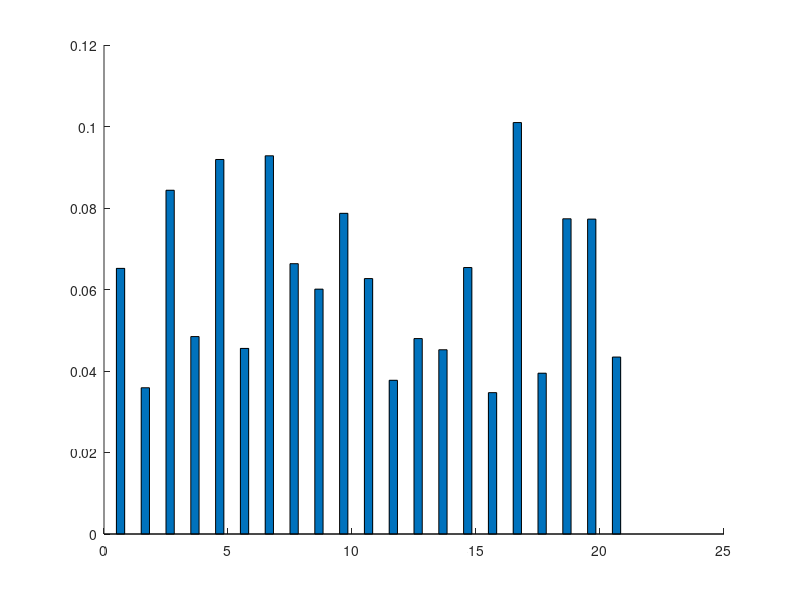

Reproduce this figure in MATLAB. (Note: this script raises an error after producing the figure.)
% Plot Figure 2 h, i
% Bar plots for leave-one-out cross-validation
clear all

% Pruned leave-one-out data
load pruned_loo_real
load pruned_loo_shuf
load pruned_loo_surr

% Bar color scheme
UASc=[1 1 1
    0 0 90/255
    212/255 102/255 0];
USAc=[1 1 1
    0 100/255 100/255
    212/255 102/255 0];
AUSc=[1 1 1
    0 0 90/255
    150/255 0 0];
Ec=[1 1 1
    0 0 0
    0 0 0];

% Stack the data
YUASR=[]; YUASL=[];
for i=1:37
    YUASR=[YUASR;[YSmR(i),r2realR(i)-YSmR(i),YUmR(i)-r2realR(i)]];
    YUASL=[YUASL;[YSmL(i),r2realL(i)-YSmL(i),YUmL(i)-r2realL(i)]];
end

% Monkey 1 right hemisphere
figure; hold on
a2=1:21;
HR=bar(a2,YUASR(a2,:),1,'stack');
for k=1:3
    set(HR(k),'facecolor',UASc(k,:));
    set(HR(k),'edgecolor',Ec(k,:));
end
set(gca,'FontSize',14);
errorbar(a2,YSmR(a2),YSseR(a2),'k.')
errorbar(a2,YUmR(a2),YUseR(a2),'k.')
title('Monkey 1 right hemisphere (Figure 2i)')

% Monkey 1 left hemisphere
figure; hold on
a2=1:21;
HL=bar(a2,YUASL(a2,:),1,'stack');
for k=1:3
    set(HL(k),'facecolor',UASc(k,:));
    set(HL(k),'edgecolor',Ec(k,:));
end
set(gca,'FontSize',14);
errorbar(a2,YSmL(a2),YSseL(a2),'k.')
errorbar(a2,YUmL(a2),YUseL(a2),'k.')
title('Monkey 1 left hemisphere (supp)')

% Monkey 2 right hemisphere
figure; hold on
a2=22:37;
HR=bar(a2,YUASR(a2,:),1,'stack');
for k=1:3
    set(HR(k),'facecolor',UASc(k,:));
    set(HR(k),'edgecolor',Ec(k,:));
end
set(gca,'FontSize',14);
errorbar(a2,YSmR(a2),YSseR(a2),'k.')
errorbar(a2,YUmR(a2),YUseR(a2),'k.')
title('Monkey 2 right hemisphere (supp)')

% Monkey 2 left hemisphere
figure; hold on
a2=22:37;
HL=bar(a2,YUASL(a2,:),1,'stack');
for k=1:3
    set(HL(k),'facecolor',UASc(k,:));
    set(HL(k),'edgecolor',Ec(k,:));
end
set(gca,'FontSize',14);
errorbar(a2,YSmL(a2),YSseL(a2),'k.')
errorbar(a2,YUmL(a2),YUseL(a2),'k.')
title('Monkey 2 left hemisphere (supp)')

% Mean bar figures
% Normalize so the upper bound is 1 for each rec. session
for i=1:37
    fctR=1/YUmR(i);
    YSmRsc(i)=YSmR(i)*fctR;
    r2realRsc(i)=r2realR(i)*fctR;
    YUmRsc(i)=YUmR(i)*fctR;
    fctL=1/YUmL(i);
    YSmLsc(i)=YSmL(i)*fctL;
    r2realLsc(i)=r2realL(i)*fctL;
    YUmLsc(i)=YUmL(i)*fctL;
end
% Stack the means
YM1Rm=[mean(YSmRsc(1:21)) mean(r2realRsc(1:21))-mean(YSmRsc(1:21)) mean(YUmRsc(1:21))-mean(r2realRsc(1:21))];
YM2Rm=[mean(YSmRsc(22:37)) mean(r2realRsc(22:37))-mean(YSmRsc(22:37)) mean(YUmRsc(22:37))-mean(r2realRsc(22:37))];
YM1Lm=[mean(YSmLsc(1:21)) mean(r2realLsc(1:21))-mean(YSmLsc(1:21)) mean(YUmLsc(1:21))-mean(r2realLsc(1:21))];
YM2Lm=[mean(YSmLsc(22:37)) mean(r2realLsc(22:37))-mean(YSmLsc(22:37)) mean(YUmLsc(22:37))-mean(r2realLsc(22:37))];

% Right hemisphere means
figure; hold on
HR=bar([1 2],[YM1Rm;YM2Rm],0.75,'stack');
for k=1:3
    set(HR(k),'facecolor',UASc(k,:));
    set(HR(k),'edgecolor',Ec(k,:));
end
set(gca,'FontSize',14);
xlim([0 3])
title('Right hemisphere means, both monkeys')

% Left hemisphere means
figure; hold on
HR=bar([1 2],[YM1Lm;YM2Lm],0.75,'stack');
for k=1:3
    set(HR(k),'facecolor',UASc(k,:));
    set(HR(k),'edgecolor',Ec(k,:));
end
set(gca,'FontSize',14);
xlim([0 3])
title('Left hemisphere means, both monkeys')